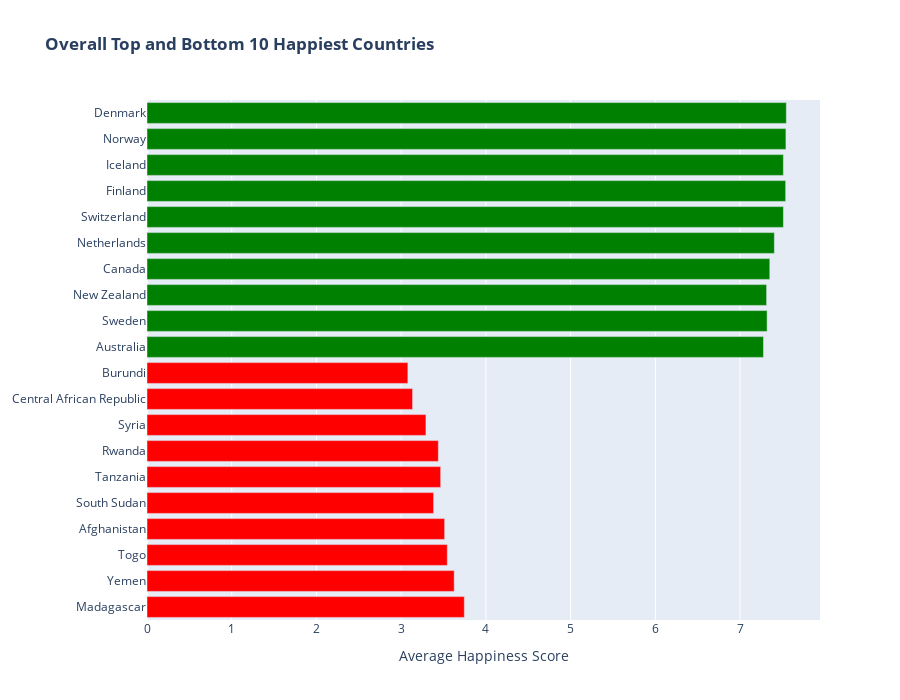

Notebook source saved alongside this figure:
### Code cell
#prep dfs
#top 10 happiest country by avg happiness rank
tops = world_df.groupby(['Country', 'Region'])[['Happiness Rank', 'Happiness Score']].mean().nsmallest(10, 'Happiness Rank').reset_index()

tops['Average Happiness Rank'] = tops['Happiness Rank']
tops['Happiness Rank'] = list(range(1,11))


#bottom 10 happiest country by avg happiness rank
bots = world_df.groupby(['Country', 'Region'])[['Happiness Rank', 'Happiness Score']].mean().nlargest(10, 'Happiness Rank').reset_index()

bots['Average Happiness Rank'] = bots['Happiness Rank']
bots['Happiness Rank'] = list(range(1,11))

#merge both dfs
ranks_df = pd.concat([tops,bots], join='outer').reset_index(drop=True).rename(columns={'Happiness Rank': 'Overall Happiness Rank', 'Happiness Score': 'Average Happiness Score'})

#assign colors
rank_colors = ['green' if float(x) > 5 else 'red' for x in ranks_df['Average Happiness Score']]

#plot chart
fig = px.bar(ranks_df, x='Average Happiness Score', y='Country', color=rank_colors, color_discrete_map='identity', 
             custom_data=['Country','Region','Overall Happiness Rank','Average Happiness Rank'],
             title='<b>Overall Top and Bottom 10 Happiest Countries', height=700, width=900)

fig.update_traces(hovertemplate = 
                "<b>Rank: %{customdata[2]}</b><br>" +
                "<b>%{customdata[0]}</b><br>" +
                "<b>%{customdata[1]}</b><br><br>" +
                "Average Happiness Rank: %{customdata[3]:,.2f}<br>" +
                "Average Happiness Score: %{x:.2f}<br>" +
                "<extra></extra>")

fig.update_yaxes(title=None,autorange="reversed")
fig.show()

### Figure 1 — Plotly figure (JSON) as saved in the notebook; plotly's stock layout.template omitted (floating-point values rounded to 4 significant figures)
{"data": [{"alignmentgroup": "True", "customdata": [["Denmark", "Western Europe", 1, 2.2], ["Norway", "Western Europe", 2, 2.8], ["Iceland", "Western Europe", 3, 3.2], ["Finland", "Western Europe", 4, 3.6], ["Switzerland", "Western Europe", 5, 3.6], ["Netherlands", "Western Europe", 6, 6.2], ["Canada", "North America", 7, 6.8], ["New Zealand", "Australia and New Zealand", 8, 8.2], ["Sweden", "Western Europe", 9, 8.6], ["Australia", "Australia and New Zealand", 10, 10]], "hovertemplate": "<b>Rank: %{customdata[2]}</b><br><b>%{customdata[0]}</b><br><b>%{customdata[1]}</b><br><br>Average Happiness Rank: %{customdata[3]:,.2f}<br>Average Happiness Score: %{x:.2f}<br><extra></extra>", "legendgroup": "", "marker": {"color": "green", "pattern": {"shape": ""}}, "name": "", "offsetgroup": "", "orientation": "h", "showlegend": false, "textposition": "auto", "type": "bar", "x": [7.546, 7.541, 7.511, 7.538, 7.511, 7.405, 7.351, 7.313, 7.319, 7.276], "xaxis": "x", "y": ["Denmark", "Norway", "Iceland", "Finland", "Switzerland", "Netherlands", "Canada", "New Zealand", "Sweden", "Australia"], "yaxis": "y"}, {"alignmentgroup": "True", "customdata": [["Burundi", "Sub-Saharan Africa", 1, 153.8], ["Central African Republic", "Sub-Saharan Africa", 2, 153.2], ["Syria", "Middle East and Northern Africa", 3, 152.6], ["Rwanda", "Sub-Saharan Africa", 4, 152], ["Tanzania", "Sub-Saharan Africa", 5, 150.8], ["South Sudan", "Sub-Saharan Africa", 6, 150], ["Afghanistan", "Southern Asia", 7, 149.4], ["Togo", "Sub-Saharan Africa", 8, 148.2], ["Yemen", "Middle East and Northern Africa", 9, 146.4], ["Madagascar", "Sub-Saharan Africa", 10, 145]], "hovertemplate": "<b>Rank: %{customdata[2]}</b><br><b>%{customdata[0]}</b><br><b>%{customdata[1]}</b><br><br>Average Happiness Rank: %{customdata[3]:,.2f}<br>Average Happiness Score: %{x:.2f}<br><extra></extra>", "legendgroup": "", "marker": {"color": "red", "pattern": {"shape": ""}}, "name": "", "offsetgroup": "", "orientation": "h", "showlegend": false, "textposition": "auto", "type": "bar", "x": [3.079, 3.134, 3.292, 3.439, 3.466, 3.383, 3.513, 3.544, 3.626, 3.745], "xaxis": "x", "y": ["Burundi", "Central African Republic", "Syria", "Rwanda", "Tanzania", "South Sudan", "Afghanistan", "Togo", "Yemen", "Madagascar"], "yaxis": "y"}], "layout": {"barmode": "relative", "height": 700, "legend": {"tracegroupgap": 0}, "title": {"text": "<b>Overall Top and Bottom 10 Happiest Countries"}, "width": 900, "xaxis": {"anchor": "y", "domain": [0, 1], "title": {"text": "Average Happiness Score"}}, "yaxis": {"anchor": "x", "autorange": "reversed", "domain": [0, 1], "title": {}}}}
